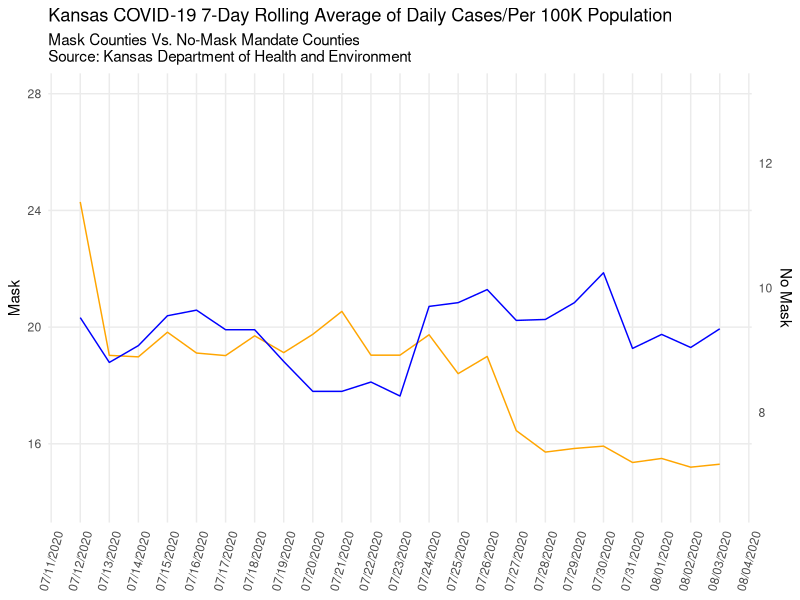

Source code (R):
## ---- chunk 1
library(tidyverse) 
## ---- chunk 2

df <- read_csv("kansas_grouped_rolling_avg.csv")

head(df)

# separate the two groups first
masked <- df %>% filter(mask_mandate == "Mask")
unmasked <- df %>% filter(mask_mandate == "No Mask")


# scale factor to align the two different ranges. I played around with the scale factor to 
  # make the lines overlap like they did in the graph 

scale_factor <- max(masked$rolling_avg) / max(unmasked$rolling_avg) * 0.9

ggplot() +
  geom_line(data = masked, aes(x = date, y = rolling_avg), color = "orange") +
  geom_line(data = unmasked, aes(x = date, y = rolling_avg * scale_factor), color = "blue") +
  scale_y_continuous(
    name = "Mask",
    limits = c(14, 28),
    sec.axis = sec_axis(~ . / scale_factor, name = "No Mask", breaks = seq(4, 14, by = 2))
  ) +
  labs(
    title = "Kansas COVID-19 7-Day Rolling Average of Daily Cases/Per 100K Population",
    subtitle = "Mask Counties Vs. No-Mask Mandate Counties\nSource: Kansas Department of Health and Environment",
    x = NULL
  ) +
  scale_x_date(date_labels = "%m/%d/%Y", date_breaks = "1 day") +
  theme_minimal() +
  theme(
    axis.text.x = element_text(angle = 75, vjust = 0.5),
    panel.grid.minor = element_blank()
  )

## ---- chunk 3


## ---- chunk 4




